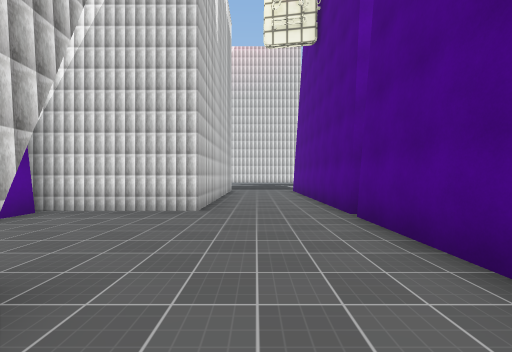
View 1 (above)

14 first-person views from a walk through a scene from a Unity 3-D project. The camera is 1.5 m above the floor, looks level and sees 90° across. The floor is counted in squares, 2 m on a side. Each view is taken from the middle of a square. On the plan, view 1 faces up. The plan holds only what a view shows up to about 9 squares ahead; the rest is blank. The place goes on beyond the plan. The player character is not drawn. Some surface patterns are stand-ins.

View 2
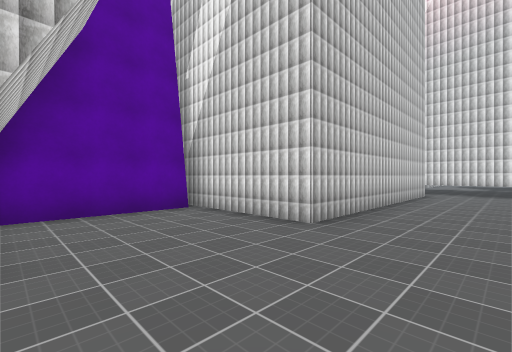

View 3
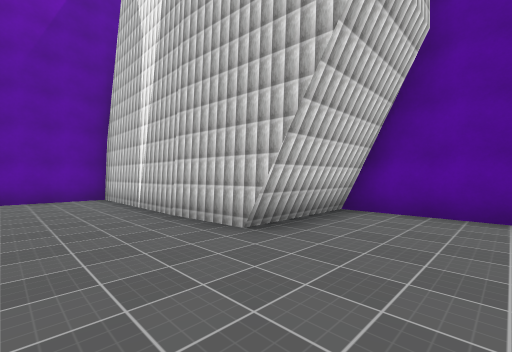

View 4
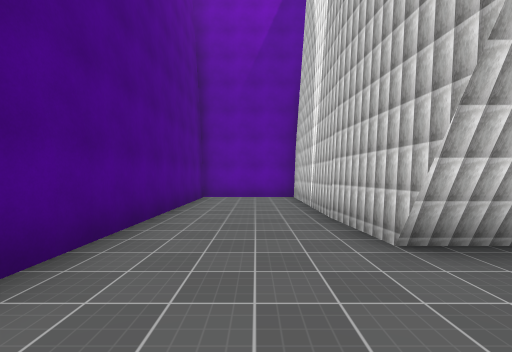

View 5
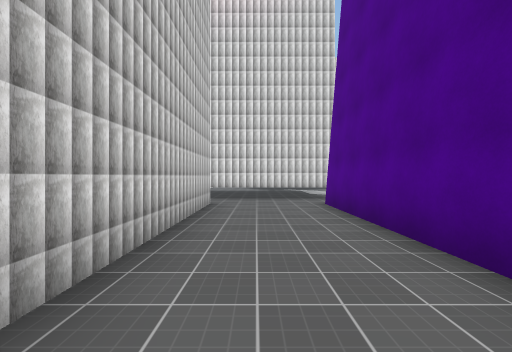

View 6
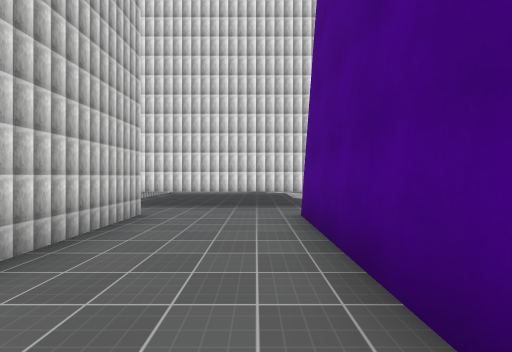

View 7
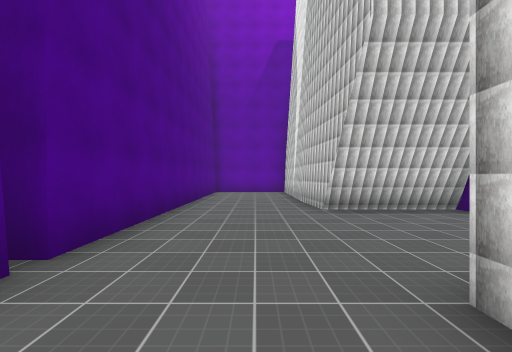

View 8
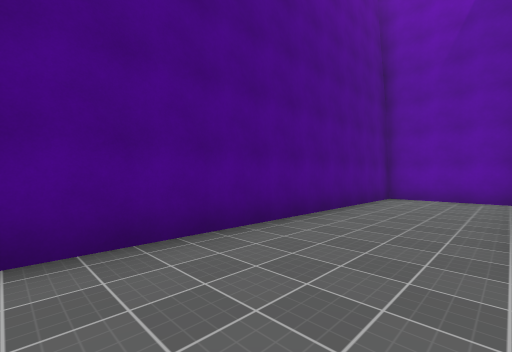

View 9
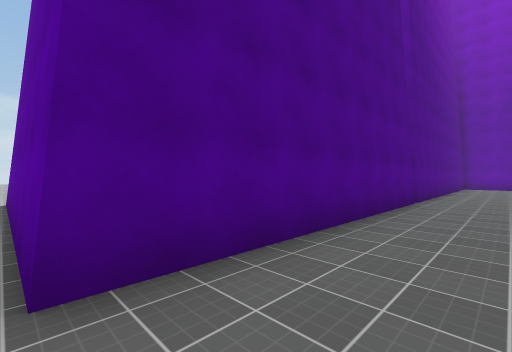

View 10
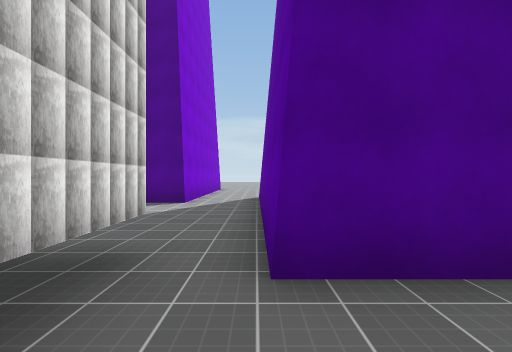

View 11
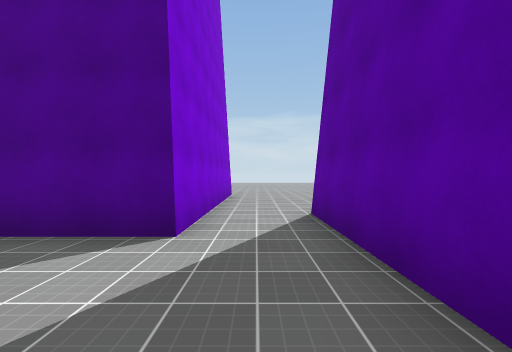

View 12
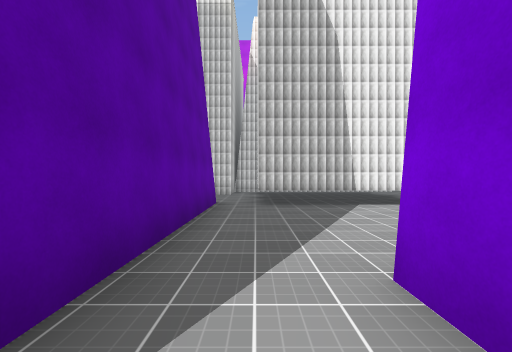

View 13
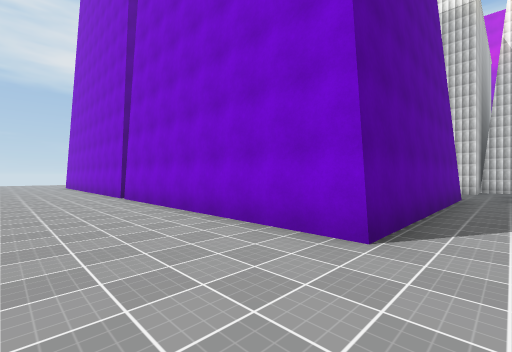

View 14
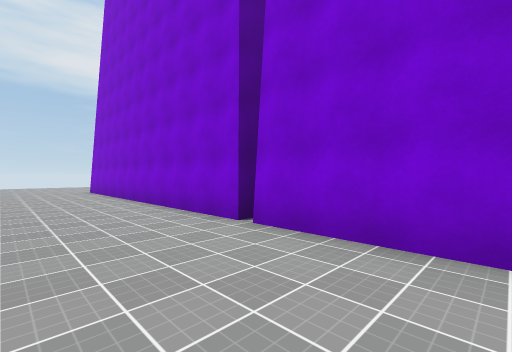

### Floor plan
Points are (right, up) in squares from view 1. A wall is a line through its corners. A room is listed if a view was taken in it or the views show most of it. See-through windows are left out.
Room 1 (views 1, 2, 3, 4, 5, 6, 7, 8, 9, 10)
walls: (-1.5, 1.5) (-1.4, -0.7); (1.9, 5) (1.9, 12.8); (-4.5, 5.2) (-4.5, 1.5); (-4.5, 1.7) (-1.6, 1.7); (-1.2, -0.5) (-1.2, -5.1) (1.9, -5.1) (1.9, 4.7); (-1.2, 13) (-1.2, 5.5) (-5.1, 5.5); (1.5, 14.1) (-1.8, 14.1)
low walls: (-4.5, 1.5) (-1.5, 1.5)
ways out: opening at (2, 13) to room 2
Room 2 (views 11, 12)
walls: (2.5, 17.5) (2.5, 14.1) (1.5, 14.1); (1.9, 12.8) (9.1, 12.8); (9.6, 15) (7.2, 15) (7.2, 17.2)
ways out: opening at (2, 13) to room 1; opening at (8.5, 13.5) to room 3
Room 3 (views 13, 14)
walls: (9.1, 4.7) (9.1, -1.9); (9.1, 12.8) (9.1, 5); (12.5, 15) (9.6, 15)
ways out: opening at (8.5, 13.5) to room 2

Where each view was taken, in squares from view 1:
view 1: 0 up, 0 right, facing up
view 2: 2 up, 1 right, facing up-left
view 3: 4 up, 1 right, facing down-left
view 4: 4 up, 0 right, facing down
view 5: 6 up, 0 right, facing up
view 6: 8 up, 1 right, facing up
view 7: 7 up, 0 right, facing down
view 8: 4 up, 1 left, facing down-right
view 9: 13 up, 0 right, facing down-right
view 10: 13 up, 0 right, facing right
view 11: 14 up, 4 right, facing right
view 12: 14 up, 9 right, facing left
view 13: 14 up, 12 right, facing down-left
view 14: 8 up, 12 right, facing down-left
